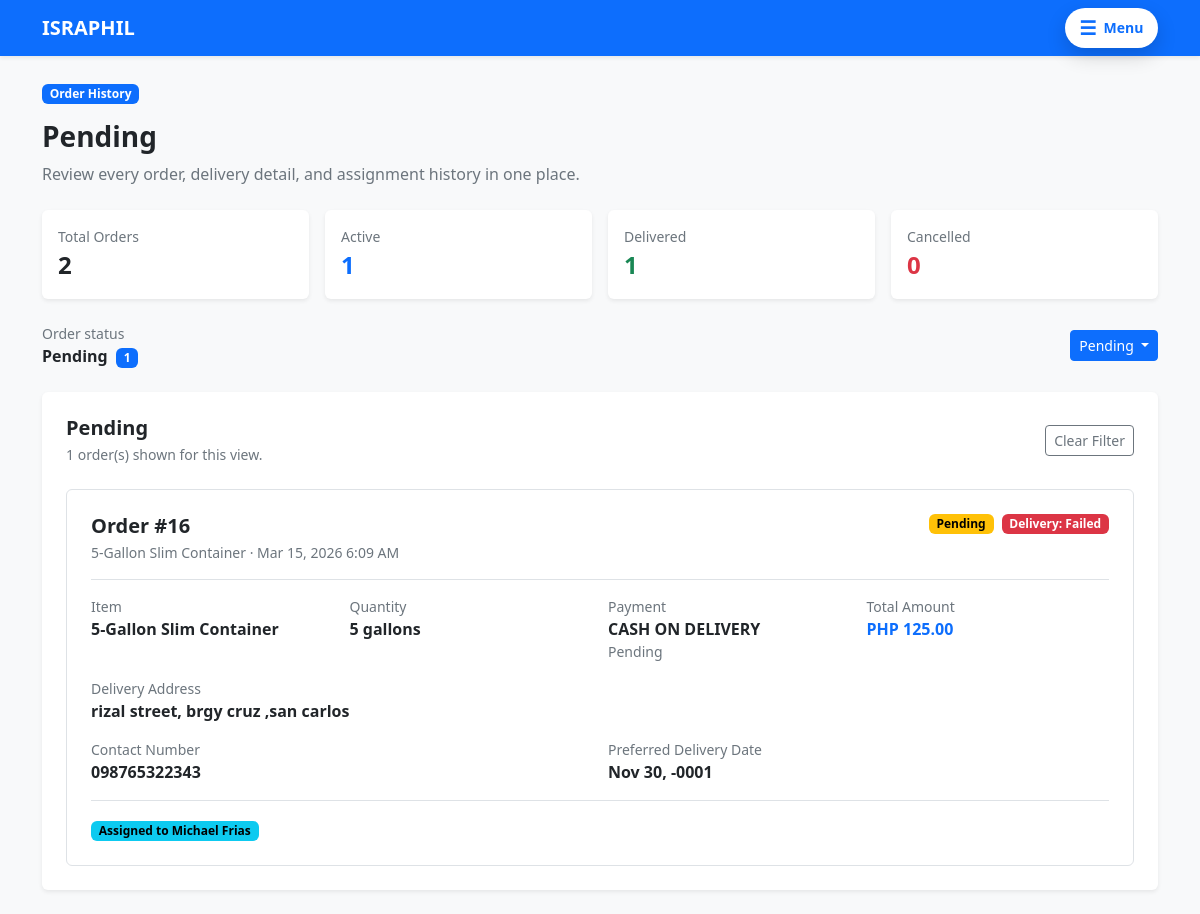
Before: /pages/customer/history.php?status=pending (signed in) with the older database file.
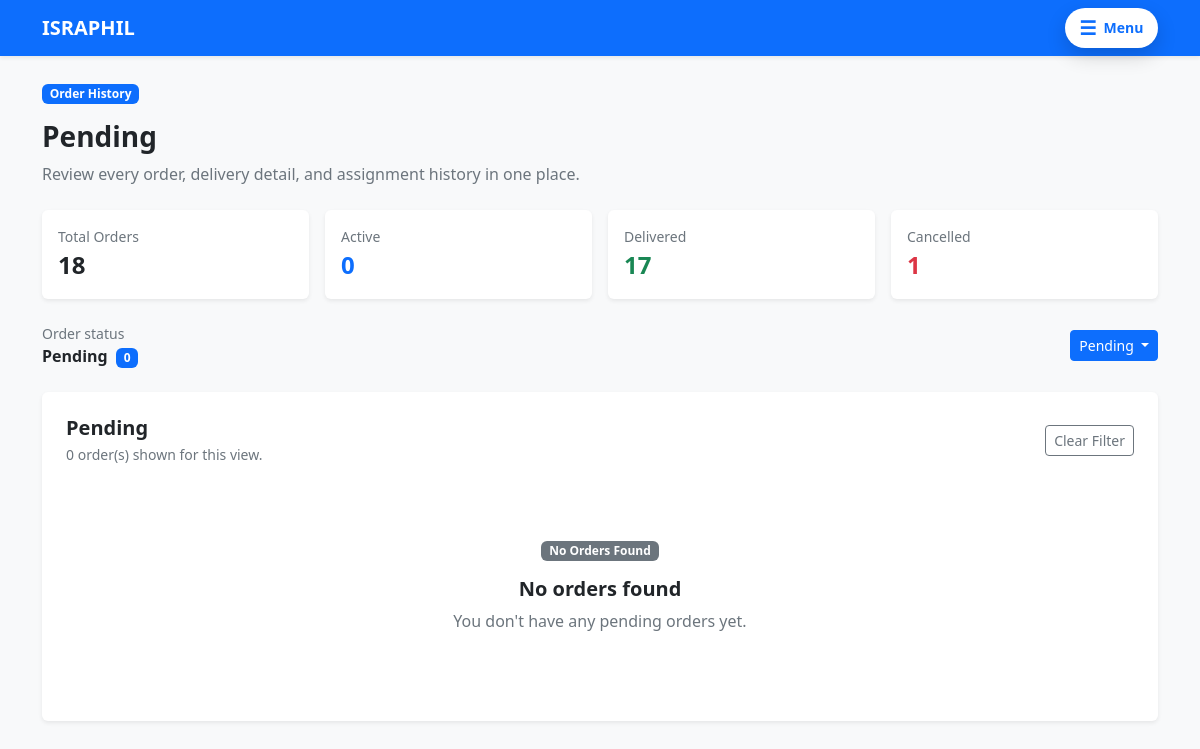
After: the same page with the newer database file.
### tables this page shows
CREATE TABLE `orders` (
  `order_id` int(11) NOT NULL,
  `customer_id` int(11) NOT NULL,
  `order_date` timestamp NOT NULL DEFAULT current_timestamp(),
  `delivery_date` date DEFAULT NULL,
  `delivery_address` text NOT NULL,
  `delivery_street` text DEFAULT NULL,
  `delivery_barangay` varchar(120) DEFAULT NULL,
  `delivery_city` varchar(120) DEFAULT NULL,
  `delivery_province` varchar(120) DEFAULT NULL,
  `contact_number` varchar(20) DEFAULT NULL,
  `total_amount` decimal(10,2) DEFAULT 0.00,
  `payment_method` enum('cash_on_delivery','online_payment') DEFAULT 'cash_on_delivery',
  `payment_status` enum('pending','paid','failed') DEFAULT 'pending',
  `order_status` enum('pending','confirmed','processing','out_for_delivery','delivered','cancelled','returned') DEFAULT 'pending',
  `notes` text DEFAULT NULL,
  `created_at` timestamp NOT NULL DEFAULT current_timestamp(),
  `updated_at` timestamp NOT NULL DEFAULT current_timestamp() ON UPDATE current_timestamp()
);

### includes/order_logic.php (called while the page is built, shortened)
<?php
function sanitize_status_filter($value, $allowed, $default = 'all') {
    return in_array($value, $allowed, true) ? $value : $default;
}

### pages/customer/history.php (the view, shortened to what the changed rows need)
<?php
require_once __DIR__ . '/../../includes/db_connect.php';
require_once __DIR__ . '/../../includes/order_logic.php';
$customer_id = $_SESSION['user_id'];
$status_filter = sanitize_status_filter($_GET['status'] ?? 'all', ['all', 'pending', 'confirmed', 'processing', 'out_for_delivery', 'delivered', 'cancelled']);
$where_clause = '';
if ($status_filter !== 'all') {
    $where_clause = " AND o.order_status = ? ";
}
$orders_query = "
    SELECT o.*, i.item_name, oi.quantity, oi.unit_price,
           COALESCE(fr.redeemed_free_gallons, 0) AS redeemed_free_gallons,
           d.delivery_status, d.delivered_at,
           s.full_name as staff_name
    FROM orders o
    JOIN order_items oi ON o.order_id = oi.order_id
    JOIN inventory i ON oi.inventory_id = i.inventory_id
    LEFT JOIN (
        SELECT used_order_id, COUNT(*) AS redeemed_free_gallons
        FROM free_gallon_redemptions
        WHERE status = 'used' AND used_order_id IS NOT NULL
        GROUP BY used_order_id
    ) fr ON fr.used_order_id = o.order_id
    LEFT JOIN deliveries d ON o.order_id = d.order_id
    LEFT JOIN users s ON d.staff_id = s.user_id
    WHERE o.customer_id = ? $where_clause
    ORDER BY o.order_date DESC
";
$stmt = $conn->prepare($orders_query);
if ($status_filter !== 'all') {
    $stmt->bind_param("is", $customer_id, $status_filter);
} else {
    $stmt->bind_param("i", $customer_id);
}
$stmt->execute();
$orders = $stmt->get_result();
function customer_history_status_badge_class($status) {
    switch ($status) {
        case 'pending':
            return 'text-bg-warning';
    }
}
function customer_history_delivery_badge_class($status) {
    switch ($status) {
        case 'failed':
        case 'returned':
            return 'text-bg-danger';
    }
}
$counts_stmt = $conn->prepare("
    SELECT
        SUM(CASE WHEN order_status = 'pending' THEN 1 ELSE 0 END) as pending,
        SUM(CASE WHEN order_status = 'confirmed' THEN 1 ELSE 0 END) as confirmed,
        SUM(CASE WHEN order_status = 'processing' THEN 1 ELSE 0 END) as processing,
        SUM(CASE WHEN order_status = 'out_for_delivery' THEN 1 ELSE 0 END) as delivering,
        SUM(CASE WHEN order_status = 'delivered' THEN 1 ELSE 0 END) as delivered,
        SUM(CASE WHEN order_status = 'cancelled' THEN 1 ELSE 0 END) as cancelled,
        COUNT(*) as total
    FROM orders WHERE customer_id = ?
");
$counts_stmt->bind_param("i", $customer_id);
$counts_stmt->execute();
$counts = $counts_stmt->get_result()->fetch_assoc();
$total_count = (int) ($counts['total'] ?? 0);
$pending_count = (int) ($counts['pending'] ?? 0);
$confirmed_count = (int) ($counts['confirmed'] ?? 0);
$processing_count = (int) ($counts['processing'] ?? 0);
$delivering_count = (int) ($counts['delivering'] ?? 0);
$delivered_count = (int) ($counts['delivered'] ?? 0);
$cancelled_count = (int) ($counts['cancelled'] ?? 0);
$active_count = $pending_count + $confirmed_count + $processing_count + $delivering_count;
$history_filter_options = [
    'all' => ['label' => 'All Orders', 'count' => $total_count, 'href' => 'history.php'],
    'pending' => ['label' => 'Pending', 'count' => $pending_count, 'href' => 'history.php?status=pending'],
    'confirmed' => ['label' => 'Confirmed', 'count' => $confirmed_count, 'href' => 'history.php?status=confirmed'],
    'processing' => ['label' => 'Processing', 'count' => $processing_count, 'href' => 'history.php?status=processing'],
    'out_for_delivery' => ['label' => 'Out for Delivery', 'count' => $delivering_count, 'href' => 'history.php?status=out_for_delivery'],
    'delivered' => ['label' => 'Delivered', 'count' => $delivered_count, 'href' => 'history.php?status=delivered'],
    'cancelled' => ['label' => 'Cancelled', 'count' => $cancelled_count, 'href' => 'history.php?status=cancelled'],
];
$current_filter_label = $history_filter_options[$status_filter]['label'] ?? 'All Orders';
$current_filter_count = $history_filter_options[$status_filter]['count'] ?? $total_count;
?>
<!DOCTYPE html>
<html lang="en">
<head>
    <link href="https://cdn.jsdelivr.net/npm/bootstrap@5.3.3/dist/css/bootstrap.min.css" rel="stylesheet">
    <link rel="stylesheet" href="../../style/customer/history.css">
    <link rel="stylesheet" href="../../style/customer/navbar.css">
</head>
<body class="bg-light">
    <main class="container py-4">
        <div class="d-flex flex-column flex-md-row justify-content-between align-items-md-start gap-3 mb-4">
            <div>
                <h1 class="h3 fw-bold mb-2"><?php echo htmlspecialchars($current_filter_label); ?></h1>
            </div>
        </div>
        <div class="row g-3 mb-4">
            <div class="col-6 col-lg-3">
                <div class="card border-0 shadow-sm h-100">
                    <div class="card-body p-3">
                        <div class="small text-secondary">Total Orders</div>
                        <div class="fs-4 fw-bold"><?php echo $total_count; ?></div>
                    </div>
                </div>
            </div>
            <div class="col-6 col-lg-3">
                <div class="card border-0 shadow-sm h-100">
                    <div class="card-body p-3">
                        <div class="small text-secondary">Active</div>
                        <div class="fs-4 fw-bold text-primary"><?php echo $active_count; ?></div>
                    </div>
                </div>
            </div>
            <div class="col-6 col-lg-3">
                <div class="card border-0 shadow-sm h-100">
                    <div class="card-body p-3">
                        <div class="small text-secondary">Delivered</div>
                        <div class="fs-4 fw-bold text-success"><?php echo $delivered_count; ?></div>
                    </div>
                </div>
            </div>
            <div class="col-6 col-lg-3">
                <div class="card border-0 shadow-sm h-100">
                    <div class="card-body p-3">
                        <div class="small text-secondary">Cancelled</div>
                        <div class="fs-4 fw-bold text-danger"><?php echo $cancelled_count; ?></div>
                    </div>
                </div>
            </div>
        </div>
        <div class="d-flex flex-column flex-sm-row align-items-sm-center justify-content-between gap-2 mb-4">
            <div>
                <div class="fw-semibold"><?php echo htmlspecialchars($current_filter_label); ?> <span class="badge text-bg-primary ms-1"><?php echo $current_filter_count; ?></span></div>
            </div>
        </div>
        <section class="card border-0 shadow-sm">
            <div class="card-body p-4">
                <div class="d-flex flex-column flex-md-row justify-content-between align-items-md-center gap-2 mb-4">
                    <div>
                        <h2 class="h5 fw-bold mb-1"><?php echo htmlspecialchars($current_filter_label); ?></h2>
                        <p class="small text-secondary mb-0"><?php echo $orders->num_rows; ?> order(s) shown for this view.</p>
                    </div>
                </div>
            <?php if ($orders->num_rows > 0): ?>
                <div class="d-grid gap-3">
                <?php while ($order = $orders->fetch_assoc()): ?>
                <article class="card border">
                    <div class="card-body p-3 p-md-4">
                        <div class="d-flex flex-column flex-sm-row justify-content-between align-items-sm-start gap-2 pb-3 mb-3 border-bottom">
                        <div>
                                <h2 class="h5 fw-bold mb-1">Order #<?php echo $order['order_id']; ?></h2>
                                <p class="small text-secondary mb-0"><?php echo htmlspecialchars($order['item_name']); ?> &middot; <?php echo date('M d, Y g:i A', strtotime($order['order_date'])); ?></p>
                        </div>
                            <div class="d-flex flex-wrap gap-2">
                            <span class="badge <?php echo customer_history_status_badge_class($order['order_status']); ?>">
                            <?php echo ucfirst(str_replace('_', ' ', $order['order_status'])); ?>
                        </span>
                                <?php if ($order['delivery_status']): ?>
                                    <span class="badge <?php echo customer_history_delivery_badge_class($order['delivery_status']); ?>">
                                        Delivery: <?php echo ucfirst(str_replace('_', ' ', $order['delivery_status'])); ?>
                                    </span>
                                <?php endif; ?>
                            </div>
                    </div>
                        <div class="row g-3 mb-3">
                            <div class="col-6 col-md-3">
                                <div class="small text-secondary">Item</div>
                                <div class="fw-semibold"><?php echo htmlspecialchars($order['item_name']); ?></div>
                        </div>
                            <div class="col-6 col-md-3">
                                <div class="small text-secondary">Quantity</div>
                                <div class="fw-semibold">
                                    <?php echo (int) $order['quantity']; ?> gallons
                                </div>
                        </div>
                            <div class="col-6 col-md-3">
                                <div class="small text-secondary">Payment</div>
                                <div class="fw-semibold"><?php echo strtoupper(str_replace('_', ' ', $order['payment_method'] ?? 'cod')); ?></div>
                                <div class="small text-secondary"><?php echo ucfirst(str_replace('_', ' ', $order['payment_status'])); ?></div>
                        </div>
                            <div class="col-6 col-md-3">
                                <div class="small text-secondary">Total Amount</div>
                                <div class="fw-bold text-primary">PHP <?php echo number_format($order['total_amount'], 2); ?></div>
                        </div>
                    </div>
                        <div class="row g-3">
                            <div class="col-12">
                                <div class="small text-secondary">Delivery Address</div>
                                <div class="fw-semibold"><?php echo htmlspecialchars($order['delivery_address']); ?></div>
                        </div>
                            <div class="col-md-6">
                                <div class="small text-secondary">Contact Number</div>
                                <div class="fw-semibold"><?php echo htmlspecialchars($order['contact_number']); ?></div>
                        </div>
                        <?php if ($order['delivery_date']): ?>
                            <div class="col-md-6">
                                <div class="small text-secondary">Preferred Delivery Date</div>
                                <div class="fw-semibold"><?php echo date('M d, Y', strtotime($order['delivery_date'])); ?></div>
                        </div>
                        <?php endif; ?>
                    </div>
                        <div class="d-flex flex-column flex-md-row justify-content-between align-items-md-center gap-2 pt-3 mt-3 border-top">
                        <div>
                            <?php if ($order['staff_name']): ?>
                                    <span class="badge text-bg-info">Assigned to <?php echo htmlspecialchars($order['staff_name']); ?></span>
                            <?php else: ?>
                                    <span class="badge text-bg-warning">Waiting for assignment</span>
                            <?php endif; ?>
                        </div>
                    </div>
                    </div>
                </article>
                <?php endwhile; ?>
                </div>
            <?php else: ?>
                <div class="text-center py-5">
                    <span class="badge text-bg-secondary mb-3">No Orders Found</span>
                    <h2 class="h5 fw-bold">No orders found</h2>
                    <p class="text-secondary">You don't have any <?php echo $status_filter !== 'all' ? htmlspecialchars(str_replace('_', ' ', $status_filter)) : ''; ?> orders yet.</p>
                </div>
            <?php endif; ?>
            </div>
        </section>
    </main>
</body>
</html>

Changed rows visible on the page:
no longer on this page (row edited): orders: order_id "16", item_name "5-Gallon Slim Container", order_date "Mar 15, 2026 6:09 AM", order_status "Pending", delivery_status "Failed", quantity "5", payment_method "CASH ON DELIVERY", payment_status "Pending", total_amount "125.00", delivery_address "rizal street, brgy cruz ,san carlos", contact_number "098765322343", delivery_date "Nov 30, -0001", staff_name "Michael Frias"
Other visible differences:
$total_count: "2" → "18"
$active_count: "1" → "0"
$delivered_count: "1" → "17"
$cancelled_count: "0" → "1"
$current_filter_count: "1" → "0"
$orders->num_rows: "1" → "0"
str_replace('_', ' ', $status_filter): (not shown) → "pending"
text now shown: "No Orders Found No orders found You don't have any orders yet."
